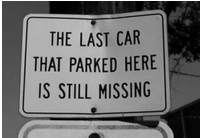
#> input picture Photos/sign.png, 200 x 138 px
$ python contours.py
#> lines starting #> are read from the running program, lines starting #| are printed output that depends on the picture; after the words box and inside, x2 and y2 are one past the last pixel; in counts of white or black regions, pixels touching at a corner belong together
import cv2 as cv
import numpy as np


img = cv.imread('Photos/sign.png')
#> img is the input picture: shape (138, 200, 3); min 0, max 255, mean 110.7

blank = np.zeros(img.shape[:2])

gray = cv.cvtColor(img, cv.COLOR_BGR2GRAY)

blur = cv.GaussianBlur(gray, (5,5), cv.BORDER_DEFAULT)
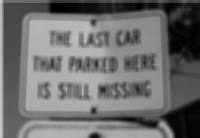
#> blur: shape (138, 200); min 1, max 200, mean 109.9

# canny = cv.Canny(blur, 125,127)

# thresholld to binarize the image
ret, thresh = cv.threshold(gray, 100,255,cv.THRESH_BINARY)
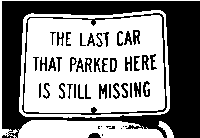
#> thresh: shape (138, 200); 55.5% white; 50 black regions (10 under 20 px)

contours, hierarchy = cv.findContours(thresh, cv.RETR_CCOMP, cv.CHAIN_APPROX_NONE )
#> contours = 65 contours, 21 with area under 20; largest, box (x1, y1, x2, y2) and area: (19, 10, 170, 118) 14893, (21, 12, 168, 116) 13904, (24, 15, 165, 113) 12654, (18, 120, 164, 138) 1965, (0, 0, 200, 138) 194
print(len(contours))
#| 65

# contours, hierarchy = cv.findContours(canny, cv.RETR_CCOMP, cv.CHAIN_APPROX_NONE )
# print(len(contours))

drawContours = cv.drawContours(blank, contours, -1, (255,0,0), thickness=1)
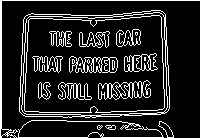
#> drawContours: shape (138, 200) float64; 14.9% white in thin lines or dots


cv.imshow('contours', drawContours)

# [6 lines of commented-out code are left out]


cv.waitKey(0)
